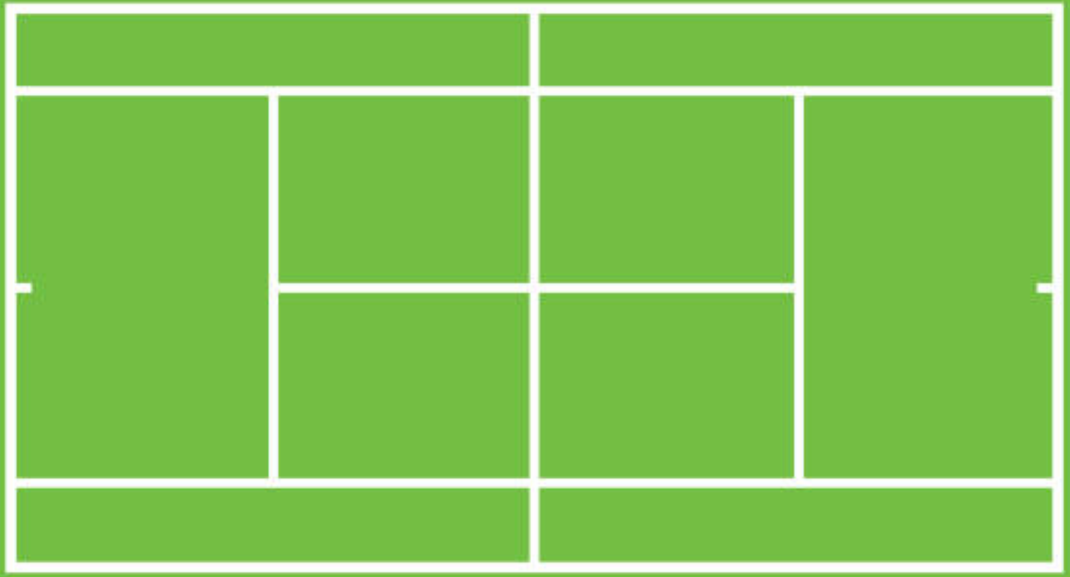
#> input picture data/images/tennis_court_2.png, 2139 x 1153 px (shown at 1/2 size)
$ python draw_3d_graph.py   (older library calls are emulated)
#> lines starting #> are read from the running program, lines starting #| are printed output that depends on the picture
from subprocess import check_call
from mpl_toolkits.mplot3d import Axes3D
from matplotlib import cm
from matplotlib.ticker import LinearLocator, FormatStrFormatter
import matplotlib.pyplot as plt
from matplotlib.patches import Ellipse, Circle, PathPatch
from matplotlib.transforms import Affine2D
import numpy as np
from matplotlib.cbook import get_sample_data
import mpl_toolkits.mplot3d.art3d as art3d

import cv2

from pathlib import Path
import sys

import pickle
import time

FILE = Path(__file__).absolute()
sys.path.append(FILE.parents[0].as_posix())  # add code to path

path = str(FILE.parents[0])


# [88 lines left out: functions draw_point_3D, draw_trajectory_3D, not called in this run]


#궤적
"""with open('1.bin', 'rb') as f:
    real_ball_trajectory_list_1 = pickle.load(f)

with open('2.bin', 'rb') as f:
    real_ball_trajectory_list_2 = pickle.load(f)

with open('3.bin', 'rb') as f:
    real_ball_trajectory_list_3 = pickle.load(f)

with open('4.bin', 'rb') as f:
    real_ball_trajectory_list_4 = pickle.load(f)

with open('5.bin', 'rb') as f:
    real_ball_trajectory_list_5 = pickle.load(f)

real_ball_trajectory_list_1 = real_ball_trajectory_list_1[:150]
real_ball_trajectory_list_2 = real_ball_trajectory_list_2[:150]
#real_ball_trajectory_list_3 = real_ball_trajectory_list_3[:150]
real_ball_trajectory_list_4 = real_ball_trajectory_list_4[:150]
real_ball_trajectory_list_5 = real_ball_trajectory_list_5[:150]"""
"""with open('5.bin', 'rb') as f:
    real_ball_trajectory_list_5 = pickle.load(f)
estimation_ball_trajectory_list_5 = np.array( [[-10.098, -3.9, 1.857], [-9.15, -3.896, 2.032], [-8.209, -3.889, 2.178], [-7.254, -3.889, 2.295], [-6.413, -3.89, 2.377], [-5.16, -3.889, 2.497], [-4.201, -3.886, 2.533], [-3.303, -3.888, 2.554], [-2.513, -3.886, 2.548]] )
"""
#낙후지점
"""with open('real_ball_traj.bin', 'rb') as f:
    real_ball_trajectory_list = pickle.load(f)

estimation_ball_trajectory_list = np.array( [[-11.487, 2.185, 2.123], [-10.365, 2.185, 2.123], [-9.521, 2.126, 2.323], [-8.722, 2.087, 2.426], [-7.922, 2.064, 2.529], [-7.121, 2.037, 2.601], [-6.383, 2.011, 2.63], [-5.64, 1.954, 2.597], [-4.937, 1.974, 2.608], [-4.267, 1.908, 2.563], [-2.984, 1.913, 2.404], [-2.348, 1.899, 2.291], [-1.664, 1.88, 2.137], [-1.074, 1.861, 1.992], [-0.361, 1.84, 1.809]] )

landing_point = [3.82, 1.692, 0.0]

circle_radius_x = 2       # 원의 반지름
circle_radius_y = 0.5       # 원의 반지름"""


plt.rcParams["figure.autolayout"] = True
fig_3d = plt.figure(figsize=(8,8),dpi=100)
ax = fig_3d.add_subplot(projection='3d')

ax.set_xlim(-12, 12)
ax.set_ylim(-6, 6)
ax.set_zlim(0,5)
ax.set_box_aspect((2, 1, 0.5))

img = cv2.imread(path + "/images/tennis_court_2.png")
#> img is the input picture: shape (1153, 2139, 3); mean B, G, R 88.5, 197.3, 131.7
img = cv2.resize(img, dsize=(1000,400), interpolation=cv2.INTER_LINEAR)
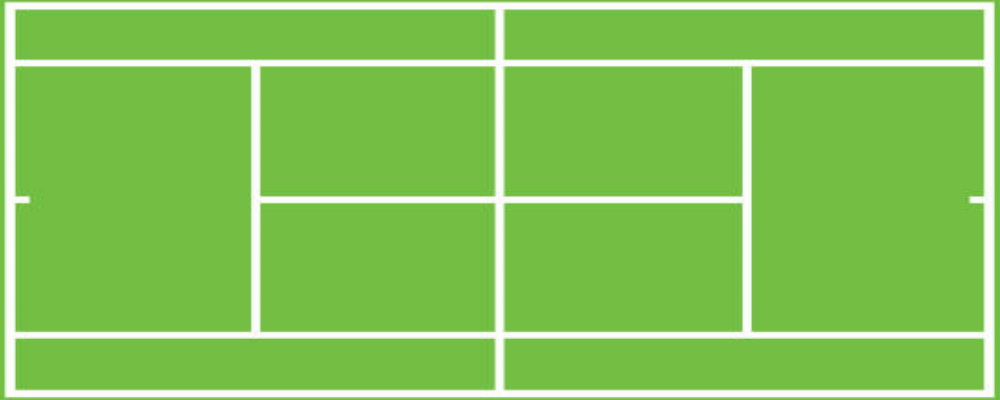
#> img: shape (400, 1000, 3); mean B, G, R 88.4, 197.3, 131.7

# cv2.imshow("img",img)
# cv2.waitKey(0)

img = cv2.cvtColor(img, cv2.COLOR_BGR2RGBA)
#> img: shape (400, 1000, 4)
img=cv2.normalize(img, None, alpha=0, beta=1, norm_type=cv2.NORM_MINMAX, dtype=cv2.CV_32F)
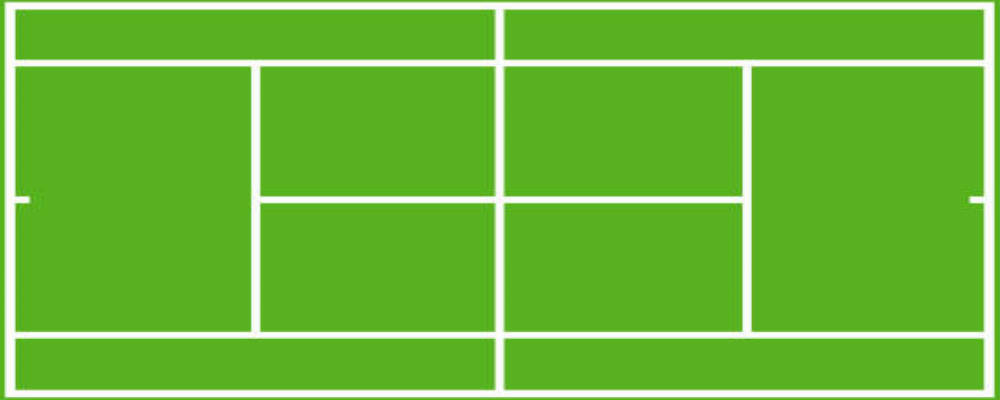
#> img: shape (400, 1000, 4) float32; mean R, G, B, A 0.426, 0.732, 0.225, 1
img[:,:,3] = float(1)

stepX, stepY = 24 / img.shape[1], 12 / img.shape[0]
#> stepX = 0.024; stepY = 0.03

X1 = np.arange(-12, 12, stepX)
#> X1 = 1000 values from -12 to 11.98
Y1 = np.arange(-6, 6, stepY)
#> Y1 = 400 values from -6 to 5.97
#Y1 = np.arange(-8.4, 8.4, stepY)


X1, Y1 = np.meshgrid(X1, Y1)

ax.plot_surface(X1, Y1, np.ones(X1.shape) * -0.01,rstride=8, cstride=8, facecolors=img, zorder = 20)
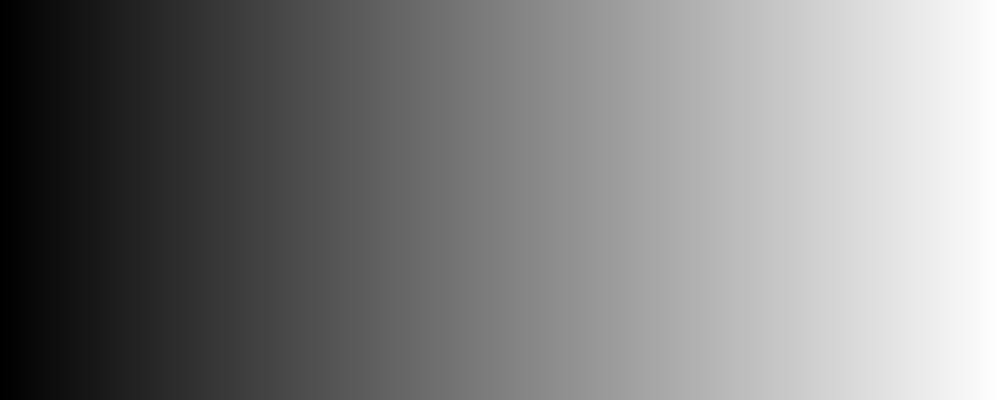
#> X1: shape (400, 1000) float64; min -12, max 11.98, mean -0.012; drawn with min black and max white


#낙하지점
"""draw_point_3D(real_ball_trajectory_list, estimation_ball_trajectory_list)

p = Ellipse((landing_point[0], landing_point[1]),  height = circle_radius_y,  width= circle_radius_x, angle = 0, color = "blue", zorder = 21 )
ax.add_patch(p)
art3d.pathpatch_2d_to_3d(p, z=0.01, zdir="z")"""

#> (the run stopped early here; a loop or call above may not have finished)

$ run again, with data/images/tennis_court.png copied over data/images/tennis_court_2.png
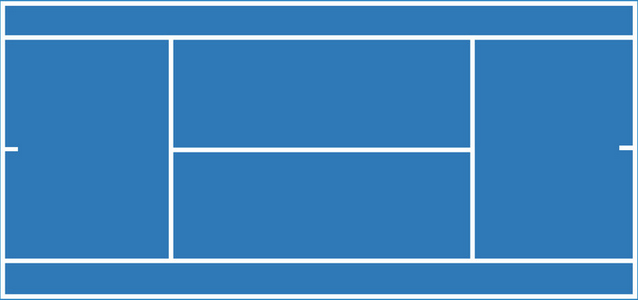
#> input picture data/images/tennis_court.png, 638 x 300 px
#> img is the input picture: shape (300, 638, 3); mean B, G, R 189.4, 133.1, 65.5
#> `img = cv2.resize(img, dsize=(1000,400), interpolation=cv2.INTER_LINEAR)`:
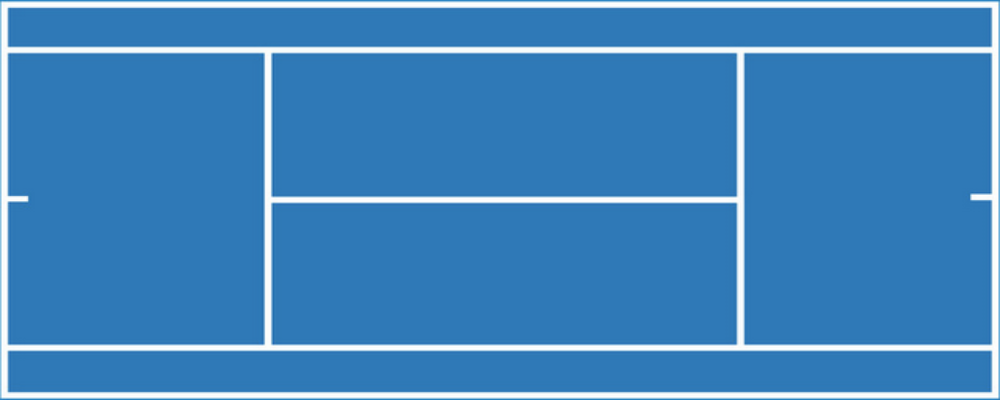
#> img: shape (400, 1000, 3); mean B, G, R 189.4, 133.1, 65.4
#> `img=cv2.normalize(img, None, alpha=0, beta=1, norm_type=cv2.NORM_MINMA..`:
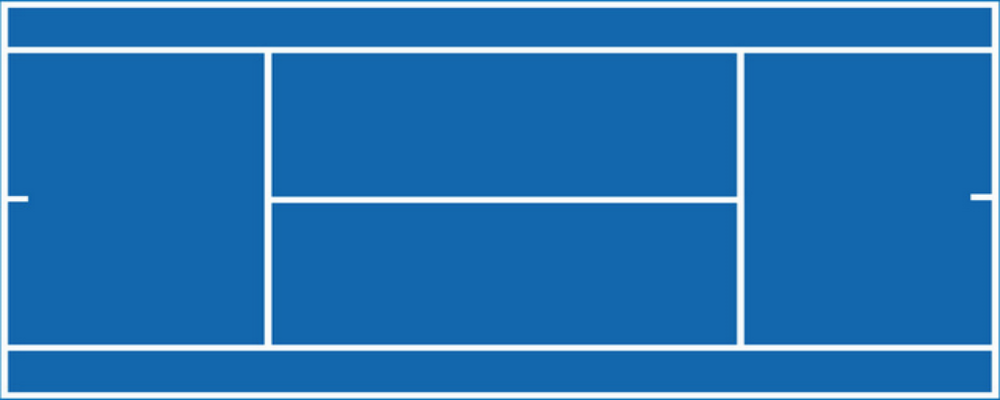
#> img: shape (400, 1000, 4) float32; mean R, G, B, A 0.157, 0.459, 0.711, 1; drawn with min black and max white
